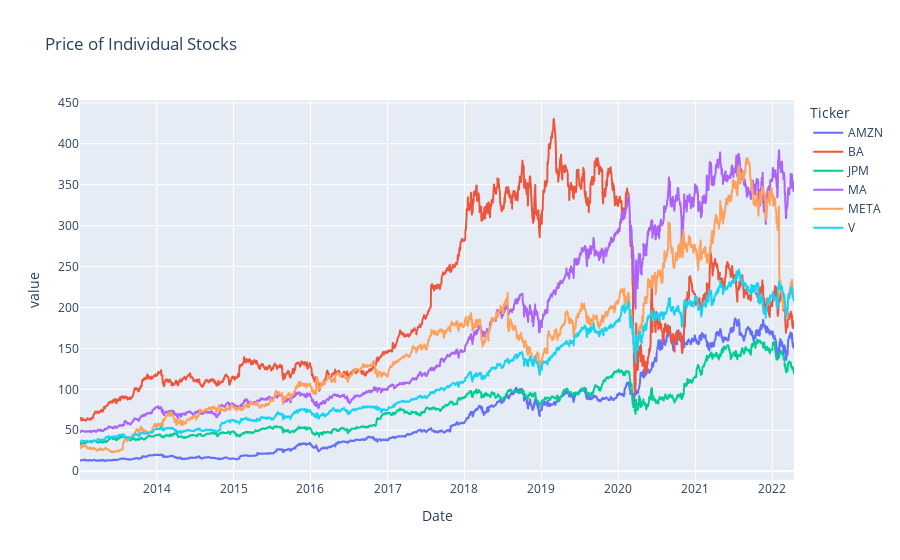

The code cell stored with this chart in its notebook:
### Code cell
import seaborn
import plotly.express as px
fig_price = px.line(stocks_df, title='Price of Individual Stocks')
fig_price.show()

### Figure 1 — Plotly figure (JSON) as saved in the notebook; plotly's stock layout.template omitted (floating-point values rounded to 4 significant figures; data arrays with more than 128 entries replaced by an {"elided": "..."} marker saying what was removed)
{"data": [{"hovertemplate": "Ticker=AMZN<br>Date=%{x}<br>value=%{y}<extra></extra>", "legendgroup": "AMZN", "line": {"color": "#636efa", "dash": "solid"}, "marker": {"symbol": "circle"}, "mode": "lines", "name": "AMZN", "showlegend": true, "type": "scattergl", "x": {"elided": "2339 str values"}, "xaxis": "x", "y": {"elided": "2339 float values"}, "yaxis": "y"}, {"hovertemplate": "Ticker=BA<br>Date=%{x}<br>value=%{y}<extra></extra>", "legendgroup": "BA", "line": {"color": "#EF553B", "dash": "solid"}, "marker": {"symbol": "circle"}, "mode": "lines", "name": "BA", "showlegend": true, "type": "scattergl", "x": {"elided": "2339 str values"}, "xaxis": "x", "y": {"elided": "2339 float values"}, "yaxis": "y"}, {"hovertemplate": "Ticker=JPM<br>Date=%{x}<br>value=%{y}<extra></extra>", "legendgroup": "JPM", "line": {"color": "#00cc96", "dash": "solid"}, "marker": {"symbol": "circle"}, "mode": "lines", "name": "JPM", "showlegend": true, "type": "scattergl", "x": {"elided": "2339 str values"}, "xaxis": "x", "y": {"elided": "2339 float values"}, "yaxis": "y"}, {"hovertemplate": "Ticker=MA<br>Date=%{x}<br>value=%{y}<extra></extra>", "legendgroup": "MA", "line": {"color": "#ab63fa", "dash": "solid"}, "marker": {"symbol": "circle"}, "mode": "lines", "name": "MA", "showlegend": true, "type": "scattergl", "x": {"elided": "2339 str values"}, "xaxis": "x", "y": {"elided": "2339 float values"}, "yaxis": "y"}, {"hovertemplate": "Ticker=META<br>Date=%{x}<br>value=%{y}<extra></extra>", "legendgroup": "META", "line": {"color": "#FFA15A", "dash": "solid"}, "marker": {"symbol": "circle"}, "mode": "lines", "name": "META", "showlegend": true, "type": "scattergl", "x": {"elided": "2339 str values"}, "xaxis": "x", "y": {"elided": "2339 float values"}, "yaxis": "y"}, {"hovertemplate": "Ticker=V<br>Date=%{x}<br>value=%{y}<extra></extra>", "legendgroup": "V", "line": {"color": "#19d3f3", "dash": "solid"}, "marker": {"symbol": "circle"}, "mode": "lines", "name": "V", "showlegend": true, "type": "scattergl", "x": {"elided": "2339 str values"}, "xaxis": "x", "y": {"elided": "2339 float values"}, "yaxis": "y"}], "layout": {"legend": {"title": {"text": "Ticker"}, "tracegroupgap": 0}, "title": {"text": "Price of Individual Stocks"}, "xaxis": {"anchor": "y", "domain": [0, 1], "title": {"text": "Date"}}, "yaxis": {"anchor": "x", "domain": [0, 1], "title": {"text": "value"}}}}
